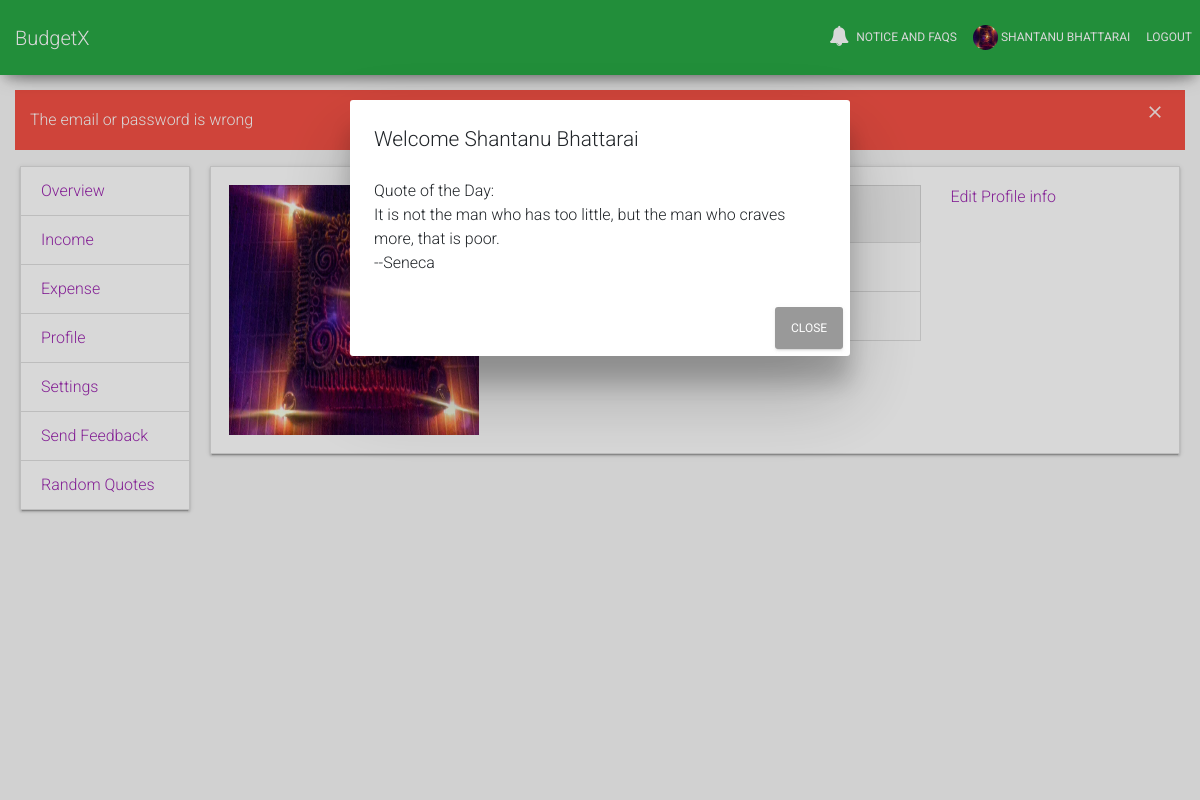
Screenshot of /overview.php/?type=profile (signed in) with the database file from the repository.
### tables this page shows
CREATE TABLE IF NOT EXISTS `users` (
  `id` int(11) NOT NULL AUTO_INCREMENT,
  `role_id` int(11) DEFAULT '2',
  `image_path` varchar(255) DEFAULT '/media/default.png',
  `name` text,
  `email` varchar(255) DEFAULT NULL,
  `password` text,
  `hash` text,
  `active` int(11) DEFAULT '0',
  `count` int(11) DEFAULT '0',
  `quote_pref` int(11) DEFAULT NULL,
  PRIMARY KEY (`id`),
  UNIQUE KEY `email` (`email`),
  KEY `role_id` (`role_id`),
  CONSTRAINT `users_ibfk_5` FOREIGN KEY (`role_id`) REFERENCES `roles` (`id`)
);

CREATE TABLE IF NOT EXISTS `quotes` (
  `id` int(11) NOT NULL AUTO_INCREMENT,
  `quote` text NOT NULL,
  KEY `Index` (`id`)
);

### include/piechart.php (the view, shortened to what this page needs)
<?php
	$uid = $_SESSION['user'];
?>

### include/piechart.php (the view, shortened to what this page needs)
<?php
	$uid = $_SESSION['user'];
?>

### partial_nav.php (shortened to what this page needs)
<nav class="navbar navbar-expand-lg bg-success fixed-top">
  	<a class="navbar-brand" href="/budgetx">BudgetX</a>
	<div class="collapse navbar-collapse" id="navbarSupportedContent">
	<ul class="navbar-nav ml-auto">
		<li class="nav-item">
			<a class="nav-link" href="notice.php">
				<i class="fa fa-bell"></i>
				Notice and FAQs
			</a>
		</li>
		<?php
		if(isset($_SESSION['logged_in']) && $_SESSION['logged_in'] == true){
		?>
			<li class="nav-item">
				<a class="nav-link" href="/budgetx/overview.php/?type=profile">
					<?php
						$uid = $_SESSION['user'];
						$result = mysqli_query($conn,"SELECT image_path,name FROM users WHERE id = $uid");
						$row = mysqli_fetch_assoc($result);
						$image = $row['image_path'];
					?>
					<img src="<?=$image?>" alt="image here" style="width: 25px; height:25px;" class="rounded-circle">
					<?=$row['name']?>
				</a>
			</li>
			<li class="nav-item">
				<a class="nav-link" href="\budgetx\database\logout.php">Logout</a>
			</li>
		<?php
		}
		?>
	</ul>
	</div>
</nav>

### include/quotes.php
<div class="container">
  	<div class="modal show" id="myModal" role="dialog">
    	<div class="modal-dialog">
    	<?php
    		$sql = "SELECT * from users WHERE id=$uid";
			$result = mysqli_query($conn,$sql);
			$row = mysqli_fetch_assoc($result);
			$name = $row['name'];
			$sql = "SELECT quote FROM quotes ORDER BY RAND() LIMIT 1";
			$result1 = mysqli_query($conn,$sql);
			$row1 = mysqli_fetch_assoc($result1);
			$quote = $row1['quote'];
    	?>
    		<div class="modal-content">
    	    	<div class="modal-header">
    	    		<h4 class="modal-title">Welcome <?=$name?></h4>
    			</div>
    	    	<div class="modal-body">
    	    		<p>Quote of the Day:<br><?=$quote?></p>
     	   	</div>
        	<div class="modal-footer">
        		<button type="button" class="btn btn-default" data-dismiss="modal">Close</button>
        	</div>
    	</div>
    </div>
  	</div>
</div>

### assets/custom.css (style rules this page uses)
body { padding-top:90px; margin-bottom: 15px; height: 100%; background-color: #f7f7f7; }
html { position: relative; padding: 0px; height: 100%; }
.navbar { border-radius: 0; }

### rows the page displays
users: image_path (picture), name "SHANTANU BHATTARAI", name "Shantanu Bhattarai"
quotes: quote "It is not the man who has too little, but the man who craves more, that is poor. --Seneca"

### other values shown
$_SESSION['error'] "The email or password is wrong"
